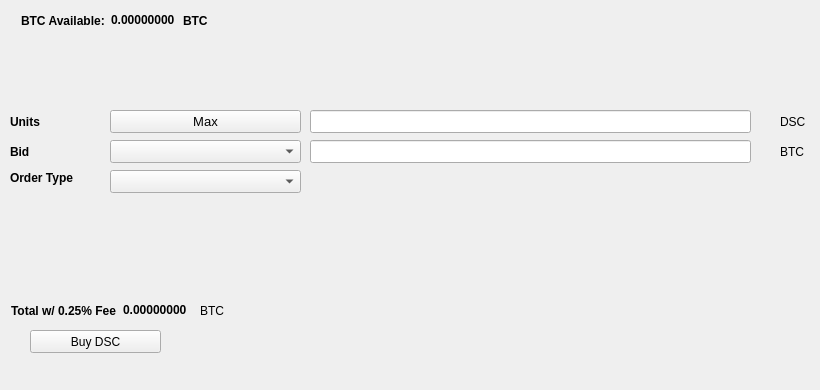
   <widget class="QWidget" name="BuyTab">
    <attribute name="title">
     <string>Buy</string>
    </attribute>
    <widget class="QPushButton" name="BuyDSC">
     <property name="geometry">
      <rect>
       <x>30</x>
       <y>330</y>
       <width>131</width>
       <height>23</height>
      </rect>
     </property>
     <property name="text">
      <string>Buy DSC</string>
     </property>
     <property name="icon">
      <iconset resource="../decentralshop.qrc">
       <normaloff>:/icons/bitcoin</normaloff>:/icons/bitcoin</iconset>
     </property>
    </widget>
    <widget class="QLabel" name="label_3">
     <property name="geometry">
      <rect>
       <x>10</x>
       <y>110</y>
       <width>46</width>
       <height>23</height>
      </rect>
     </property>
     <property name="font">
      <font>
       <weight>75</weight>
       <bold>true</bold>
      </font>
     </property>
     <property name="text">
      <string>Units</string>
     </property>
    </widget>
    <widget class="QLineEdit" name="UnitsInput">
     <property name="geometry">
      <rect>
       <x>310</x>
       <y>110</y>
       <width>441</width>
       <height>23</height>
      </rect>
     </property>
     <property name="font">
      <font>
       <pointsize>9</pointsize>
       <weight>75</weight>
       <bold>true</bold>
      </font>
     </property>
    </widget>
    <widget class="QLineEdit" name="BuyBidPriceEdit">
     <property name="geometry">
      <rect>
       <x>310</x>
       <y>140</y>
       <width>441</width>
       <height>23</height>
      </rect>
     </property>
     <property name="font">
      <font>
       <pointsize>9</pointsize>
       <weight>75</weight>
       <bold>true</bold>
      </font>
     </property>
    </widget>
    <widget class="QLabel" name="label_4">
     <property name="geometry">
      <rect>
       <x>780</x>
       <y>110</y>
       <width>31</width>
       <height>23</height>
      </rect>
     </property>
     <property name="text">
      <string>DSC</string>
     </property>
    </widget>
    <widget class="QLabel" name="label_5">
     <property name="geometry">
      <rect>
       <x>780</x>
       <y>140</y>
       <width>31</width>
       <height>23</height>
      </rect>
     </property>
     <property name="text">
      <string>BTC</string>
     </property>
    </widget>
    <widget class="QLabel" name="label_6">
     <property name="geometry">
      <rect>
       <x>10</x>
       <y>140</y>
       <width>46</width>
       <height>23</height>
      </rect>
     </property>
     <property name="font">
      <font>
       <weight>75</weight>
       <bold>true</bold>
      </font>
     </property>
     <property name="text">
      <string>Bid</string>
     </property>
    </widget>
    <widget class="QLabel" name="label_7">
     <property name="geometry">
      <rect>
       <x>10</x>
       <y>170</y>
       <width>91</width>
       <height>16</height>
      </rect>
     </property>
     <property name="font">
      <font>
       <weight>75</weight>
       <bold>true</bold>
      </font>
     </property>
     <property name="text">
      <string>Order Type</string>
     </property>
    </widget>
    <widget class="QPushButton" name="Buy_Max_Amount">
     <property name="geometry">
      <rect>
       <x>110</x>
       <y>110</y>
       <width>191</width>
       <height>23</height>
      </rect>
     </property>
     <property name="font">
      <font>
       <pointsize>10</pointsize>
      </font>
     </property>
     <property name="text">
      <string>Max</string>
     </property>
    </widget>
    <widget class="QComboBox" name="BuyBidcomboBox">
     <property name="geometry">
      <rect>
       <x>110</x>
       <y>140</y>
       <width>191</width>
       <height>23</height>
      </rect>
     </property>
     <property name="font">
      <font>
       <pointsize>10</pointsize>
      </font>
     </property>
    </widget>
    <widget class="QComboBox" name="buyOrdertypeCombo">
     <property name="geometry">
      <rect>
       <x>110</x>
       <y>170</y>
       <width>191</width>
       <height>23</height>
      </rect>
     </property>
     <property name="font">
      <font>
       <pointsize>10</pointsize>
      </font>
     </property>
    </widget>
    <widget class="QWidget" name="layoutWidget1">
     <property name="geometry">
      <rect>
       <x>21</x>
       <y>11</y>
       <width>227</width>
       <height>19</height>
      </rect>
     </property>
     <layout class="QHBoxLayout" name="horizontalLayout_3">
      <item>
       <widget class="QLabel" name="label232">
        <property name="font">
         <font>
          <weight>75</weight>
          <bold>true</bold>
         </font>
        </property>
        <property name="text">
         <string>BTC Available:</string>
        </property>
       </widget>
      </item>
      <item>
       <widget class="QLabel" name="BtcAvailableLbl">
        <property name="palette">
         <palette>
          <active>
           <colorrole role="WindowText">
            <brush brushstyle="SolidPattern">
             <color alpha="255">
              <red>0</red>
              <green>0</green>
              <blue>0</blue>
             </color>
            </brush>
           </colorrole>
           <colorrole role="Button">
            <brush brushstyle="SolidPattern">
             <color alpha="255">
              <red>0</red>
              <green>170</green>
              <blue>0</blue>
             </color>
            </brush>
           </colorrole>
           <colorrole role="Light">
            <brush brushstyle="SolidPattern">
             <color alpha="255">
              <red>0</red>
              <green>255</green>
              <blue>0</blue>
             </color>
            </brush>
           </colorrole>
           <colorrole role="Midlight">
            <brush brushstyle="SolidPattern">
             <color alpha="255">
              <red>0</red>
              <green>212</green>
              <blue>0</blue>
             </color>
            </brush>
           </colorrole>
           <colorrole role="Dark">
            <brush brushstyle="SolidPattern">
             <color alpha="255">
              <red>0</red>
              <green>85</green>
              <blue>0</blue>
             </color>
            </brush>
           </colorrole>
           <colorrole role="Mid">
            <brush brushstyle="SolidPattern">
             <color alpha="255">
              <red>0</red>
              <green>113</green>
              <blue>0</blue>
             </color>
            </brush>
           </colorrole>
           <colorrole role="Text">
            <brush brushstyle="SolidPattern">
             <color alpha="255">
              <red>0</red>
              <green>170</green>
              <blue>0</blue>
             </color>
            </brush>
           </colorrole>
           <colorrole role="BrightText">
            <brush brushstyle="SolidPattern">
             <color alpha="255">
              <red>255</red>
              <green>255</green>
              <blue>255</blue>
             </color>
            </brush>
           </colorrole>
           <colorrole role="ButtonText">
            <brush brushstyle="SolidPattern">
             <color alpha="255">
              <red>0</red>
              <green>0</green>
              <blue>0</blue>
             </color>
            </brush>
           </colorrole>
           <colorrole role="Base">
            <brush brushstyle="SolidPattern">
             <color alpha="255">
              <red>255</red>
              <green>255</green>
              <blue>255</blue>
             </color>
            </brush>
           </colorrole>
           <colorrole role="Window">
            <brush brushstyle="SolidPattern">
             <color alpha="255">
              <red>0</red>
              <green>170</green>
              <blue>0</blue>
             </color>
            </brush>
           </colorrole>
           <colorrole role="Shadow">
            <brush brushstyle="SolidPattern">
             <color alpha="255">
              <red>0</red>
              <green>0</green>
              <blue>0</blue>
             </color>
            </brush>
           </colorrole>
           <colorrole role="AlternateBase">
            <brush brushstyle="SolidPattern">
             <color alpha="255">
              <red>127</red>
              <green>212</green>
              <blue>127</blue>
             </color>
            </brush>
           </colorrole>
           <colorrole role="ToolTipBase">
            <brush brushstyle="SolidPattern">
             <color alpha="255">
              <red>255</red>
              <green>255</green>
              <blue>220</blue>
             </color>
            </brush>
           </colorrole>
           <colorrole role="ToolTipText">
            <brush brushstyle="SolidPattern">
             <color alpha="255">
              <red>0</red>
              <green>0</green>
              <blue>0</blue>
             </color>
            </brush>
           </colorrole>
          </active>
          <inactive>
           <colorrole role="WindowText">
            <brush brushstyle="SolidPattern">
             <color alpha="255">
              <red>0</red>
              <green>0</green>
              <blue>0</blue>
             </color>
            </brush>
           </colorrole>
           <colorrole role="Button">
            <brush brushstyle="SolidPattern">
             <color alpha="255">
              <red>0</red>
              <green>170</green>
              <blue>0</blue>
             </color>
            </brush>
           </colorrole>
           <colorrole role="Light">
            <brush brushstyle="SolidPattern">
             <color alpha="255">
              <red>0</red>
              <green>255</green>
              <blue>0</blue>
             </color>
            </brush>
           </colorrole>
           <colorrole role="Midlight">
            <brush brushstyle="SolidPattern">
             <color alpha="255">
              <red>0</red>
              <green>212</green>
              <blue>0</blue>
             </color>
            </brush>
           </colorrole>
           <colorrole role="Dark">
            <brush brushstyle="SolidPattern">
             <color alpha="255">
              <red>0</red>
              <green>85</green>
              <blue>0</blue>
             </color>
            </brush>
           </colorrole>
           <colorrole role="Mid">
            <brush brushstyle="SolidPattern">
             <color alpha="255">
              <red>0</red>
              <green>113</green>
              <blue>0</blue>
             </color>
            </brush>
           </colorrole>
           <colorrole role="Text">
            <brush brushstyle="SolidPattern">
             <color alpha="255">
              <red>0</red>
              <green>170</green>
              <blue>0</blue>
             </color>
            </brush>
           </colorrole>
           <colorrole role="BrightText">
            <brush brushstyle="SolidPattern">
             <color alpha="255">
              <red>255</red>
              <green>255</green>
              <blue>255</blue>
             </color>
            </brush>
           </colorrole>
           <colorrole role="ButtonText">
            <brush brushstyle="SolidPattern">
             <color alpha="255">
              <red>0</red>
              <green>0</green>
              <blue>0</blue>
             </color>
            </brush>
           </colorrole>
           <colorrole role="Base">
            <brush brushstyle="SolidPattern">
             <color alpha="255">
              <red>255</red>
              <green>255</green>
              <blue>255</blue>
             </color>
            </brush>
           </colorrole>
           <colorrole role="Window">
            <brush brushstyle="SolidPattern">
             <color alpha="255">
              <red>0</red>
              <green>170</green>
              <blue>0</blue>
             </color>
            </brush>
           </colorrole>
           <colorrole role="Shadow">
            <brush brushstyle="SolidPattern">
             <color alpha="255">
              <red>0</red>
              <green>0</green>
              <blue>0</blue>
             </color>
            </brush>
           </colorrole>
           <colorrole role="AlternateBase">
            <brush brushstyle="SolidPattern">
             <color alpha="255">
              <red>127</red>
              <green>212</green>
              <blue>127</blue>
             </color>
            </brush>
           </colorrole>
           <colorrole role="ToolTipBase">
            <brush brushstyle="SolidPattern">
             <color alpha="255">
              <red>255</red>
              <green>255</green>
              <blue>220</blue>
             </color>
            </brush>
           </colorrole>
           <colorrole role="ToolTipText">
            <brush brushstyle="SolidPattern">
             <color alpha="255">
              <red>0</red>
              <green>0</green>
              <blue>0</blue>
             </color>
            </brush>
           </colorrole>
          </inactive>
          <disabled>
           <colorrole role="WindowText">
            <brush brushstyle="SolidPattern">
             <color alpha="255">
              <red>0</red>
              <green>85</green>
              <blue>0</blue>
             </color>
            </brush>
           </colorrole>
           <colorrole role="Button">
            <brush brushstyle="SolidPattern">
             <color alpha="255">
              <red>0</red>
              <green>170</green>
              <blue>0</blue>
             </color>
            </brush>
           </colorrole>
           <colorrole role="Light">
            <brush brushstyle="SolidPattern">
             <color alpha="255">
              <red>0</red>
              <green>255</green>
              <blue>0</blue>
             </color>
            </brush>
           </colorrole>
           <colorrole role="Midlight">
            <brush brushstyle="SolidPattern">
             <color alpha="255">
              <red>0</red>
              <green>212</green>
              <blue>0</blue>
             </color>
            </brush>
           </colorrole>
           <colorrole role="Dark">
            <brush brushstyle="SolidPattern">
             <color alpha="255">
              <red>0</red>
              <green>85</green>
              <blue>0</blue>
             </color>
            </brush>
           </colorrole>
           <colorrole role="Mid">
            <brush brushstyle="SolidPattern">
             <color alpha="255">
              <red>0</red>
              <green>113</green>
              <blue>0</blue>
             </color>
            </brush>
           </colorrole>
           <colorrole role="Text">
            <brush brushstyle="SolidPattern">
             <color alpha="255">
              <red>0</red>
              <green>85</green>
              <blue>0</blue>
             </color>
            </brush>
           </colorrole>
           <colorrole role="BrightText">
            <brush brushstyle="SolidPattern">
             <color alpha="255">
              <red>255</red>
              <green>255</green>
              <blue>255</blue>
             </color>
            </brush>
           </colorrole>
           <colorrole role="ButtonText">
            <brush brushstyle="SolidPattern">
             <color alpha="255">
              <red>0</red>
              <green>85</green>
              <blue>0</blue>
             </color>
            </brush>
           </colorrole>
           <colorrole role="Base">
            <brush brushstyle="SolidPattern">
             <color alpha="255">
              <red>0</red>
              <green>170</green>
              <blue>0</blue>
             </color>
            </brush>
           </colorrole>
           <colorrole role="Window">
            <brush brushstyle="SolidPattern">
             <color alpha="255">
              <red>0</red>
              <green>170</green>
              <blue>0</blue>
             </color>
            </brush>
           </colorrole>
           <colorrole role="Shadow">
            <brush brushstyle="SolidPattern">
             <color alpha="255">
              <red>0</red>
              <green>0</green>
              <blue>0</blue>
             </color>
            </brush>
           </colorrole>
           <colorrole role="AlternateBase">
            <brush brushstyle="SolidPattern">
             <color alpha="255">
              <red>0</red>
              <green>170</green>
              <blue>0</blue>
             </color>
            </brush>
           </colorrole>
           <colorrole role="ToolTipBase">
            <brush brushstyle="SolidPattern">
             <color alpha="255">
              <red>255</red>
              <green>255</green>
              <blue>220</blue>
             </color>
            </brush>
           </colorrole>
           <colorrole role="ToolTipText">
            <brush brushstyle="SolidPattern">
             <color alpha="255">
              <red>0</red>
              <green>0</green>
              <blue>0</blue>
             </color>
            </brush>
           </colorrole>
          </disabled>
         </palette>
        </property>
        <property name="font">
         <font>
          <weight>75</weight>
          <bold>true</bold>
         </font>
        </property>
        <property name="text">
         <string>0.00000000</string>
        </property>
        <property name="textInteractionFlags">
         <set>Qt::LinksAccessibleByMouse|Qt::TextSelectableByKeyboard|Qt::TextSelectableByMouse</set>
        </property>
       </widget>
      </item>
      <item>
       <widget class="QLabel" name="BtcAvailableLbl_2">
        <property name="font">
         <font>
          <weight>75</weight>
          <bold>true</bold>
         </font>
        </property>
        <property name="text">
         <string>BTC</string>
        </property>
       </widget>
      </item>
     </layout>
    </widget>
    <widget class="QWidget" name="layoutWidge2">
     <property name="geometry">
      <rect>
       <x>11</x>
       <y>301</y>
       <width>259</width>
       <height>19</height>
      </rect>
     </property>
     <layout class="QHBoxLayout" name="horizontalLayout_4">
      <item>
       <widget class="QLabel" name="label_9">
        <property name="font">
         <font>
          <weight>75</weight>
          <bold>true</bold>
         </font>
        </property>
        <property name="text">
         <string>Total w/ 0.25% Fee</string>
        </property>
       </widget>
      </item>
      <item>
       <widget class="QLabel" name="BuyCostLabel">
        <property name="palette">
         <palette>
          <active>
           <colorrole role="WindowText">
            <brush brushstyle="SolidPattern">
             <color alpha="255">
              <red>0</red>
              <green>0</green>
              <blue>0</blue>
             </color>
            </brush>
           </colorrole>
           <colorrole role="Button">
            <brush brushstyle="SolidPattern">
             <color alpha="255">
              <red>0</red>
              <green>170</green>
              <blue>0</blue>
             </color>
            </brush>
           </colorrole>
           <colorrole role="Light">
            <brush brushstyle="SolidPattern">
             <color alpha="255">
              <red>0</red>
              <green>255</green>
              <blue>0</blue>
             </color>
            </brush>
           </colorrole>
           <colorrole role="Midlight">
            <brush brushstyle="SolidPattern">
             <color alpha="255">
              <red>0</red>
              <green>212</green>
              <blue>0</blue>
             </color>
            </brush>
           </colorrole>
           <colorrole role="Dark">
            <brush brushstyle="SolidPattern">
             <color alpha="255">
              <red>0</red>
              <green>85</green>
              <blue>0</blue>
             </color>
            </brush>
           </colorrole>
           <colorrole role="Mid">
            <brush brushstyle="SolidPattern">
             <color alpha="255">
              <red>0</red>
              <green>113</green>
              <blue>0</blue>
             </color>
            </brush>
           </colorrole>
           <colorrole role="Text">
            <brush brushstyle="SolidPattern">
             <color alpha="255">
              <red>0</red>
              <green>170</green>
              <blue>0</blue>
             </color>
            </brush>
           </colorrole>
           <colorrole role="BrightText">
            <brush brushstyle="SolidPattern">
             <color alpha="255">
              <red>255</red>
              <green>255</green>
              <blue>255</blue>
             </color>
            </brush>
           </colorrole>
           <colorrole role="ButtonText">
            <brush brushstyle="SolidPattern">
             <color alpha="255">
              <red>0</red>
              <green>0</green>
              <blue>0</blue>
             </color>
            </brush>
           </colorrole>
           <colorrole role="Base">
            <brush brushstyle="SolidPattern">
             <color alpha="255">
              <red>255</red>
              <green>255</green>
              <blue>255</blue>
             </color>
            </brush>
           </colorrole>
           <colorrole role="Window">
            <brush brushstyle="SolidPattern">
             <color alpha="255">
              <red>0</red>
              <green>170</green>
              <blue>0</blue>
             </color>
            </brush>
           </colorrole>
           <colorrole role="Shadow">
            <brush brushstyle="SolidPattern">
             <color alpha="255">
              <red>0</red>
              <green>0</green>
              <blue>0</blue>
             </color>
            </brush>
           </colorrole>
           <colorrole role="AlternateBase">
            <brush brushstyle="SolidPattern">
             <color alpha="255">
              <red>127</red>
              <green>212</green>
              <blue>127</blue>
             </color>
            </brush>
           </colorrole>
           <colorrole role="ToolTipBase">
            <brush brushstyle="SolidPattern">
             <color alpha="255">
              <red>255</red>
              <green>255</green>
              <blue>220</blue>
             </color>
            </brush>
           </colorrole>
           <colorrole role="ToolTipText">
            <brush brushstyle="SolidPattern">
             <color alpha="255">
              <red>0</red>
              <green>0</green>
              <blue>0</blue>
             </color>
            </brush>
           </colorrole>
          </active>
          <inactive>
           <colorrole role="WindowText">
            <brush brushstyle="SolidPattern">
             <color alpha="255">
              <red>0</red>
              <green>0</green>
              <blue>0</blue>
             </color>
            </brush>
           </colorrole>
           <colorrole role="Button">
            <brush brushstyle="SolidPattern">
             <color alpha="255">
              <red>0</red>
              <green>170</green>
              <blue>0</blue>
             </color>
            </brush>
           </colorrole>
           <colorrole role="Light">
            <brush brushstyle="SolidPattern">
             <color alpha="255">
              <red>0</red>
              <green>255</green>
              <blue>0</blue>
             </color>
            </brush>
           </colorrole>
           <colorrole role="Midlight">
            <brush brushstyle="SolidPattern">
             <color alpha="255">
              <red>0</red>
              <green>212</green>
              <blue>0</blue>
             </color>
            </brush>
           </colorrole>
           <colorrole role="Dark">
            <brush brushstyle="SolidPattern">
             <color alpha="255">
              <red>0</red>
              <green>85</green>
              <blue>0</blue>
             </color>
            </brush>
           </colorrole>
           <colorrole role="Mid">
            <brush brushstyle="SolidPattern">
             <color alpha="255">
              <red>0</red>
              <green>113</green>
              <blue>0</blue>
             </color>
            </brush>
           </colorrole>
           <colorrole role="Text">
            <brush brushstyle="SolidPattern">
             <color alpha="255">
              <red>0</red>
              <green>170</green>
              <blue>0</blue>
             </color>
            </brush>
           </colorrole>
           <colorrole role="BrightText">
            <brush brushstyle="SolidPattern">
             <color alpha="255">
              <red>255</red>
              <green>255</green>
              <blue>255</blue>
             </color>
            </brush>
           </colorrole>
           <colorrole role="ButtonText">
            <brush brushstyle="SolidPattern">
             <color alpha="255">
              <red>0</red>
              <green>0</green>
              <blue>0</blue>
             </color>
            </brush>
           </colorrole>
           <colorrole role="Base">
            <brush brushstyle="SolidPattern">
             <color alpha="255">
              <red>255</red>
              <green>255</green>
              <blue>255</blue>
             </color>
            </brush>
           </colorrole>
           <colorrole role="Window">
            <brush brushstyle="SolidPattern">
             <color alpha="255">
              <red>0</red>
              <green>170</green>
              <blue>0</blue>
             </color>
            </brush>
           </colorrole>
           <colorrole role="Shadow">
            <brush brushstyle="SolidPattern">
             <color alpha="255">
              <red>0</red>
              <green>0</green>
              <blue>0</blue>
             </color>
            </brush>
           </colorrole>
           <colorrole role="AlternateBase">
            <brush brushstyle="SolidPattern">
             <color alpha="255">
              <red>127</red>
              <green>212</green>
              <blue>127</blue>
             </color>
            </brush>
           </colorrole>
           <colorrole role="ToolTipBase">
            <brush brushstyle="SolidPattern">
             <color alpha="255">
              <red>255</red>
              <green>255</green>
              <blue>220</blue>
             </color>
            </brush>
           </colorrole>
           <colorrole role="ToolTipText">
            <brush brushstyle="SolidPattern">
             <color alpha="255">
              <red>0</red>
              <green>0</green>
              <blue>0</blue>
             </color>
            </brush>
           </colorrole>
          </inactive>
          <disabled>
           <colorrole role="WindowText">
            <brush brushstyle="SolidPattern">
             <color alpha="255">
              <red>0</red>
              <green>85</green>
              <blue>0</blue>
             </color>
            </brush>
           </colorrole>
           <colorrole role="Button">
            <brush brushstyle="SolidPattern">
             <color alpha="255">
              <red>0</red>
              <green>170</green>
              <blue>0</blue>
             </color>
            </brush>
           </colorrole>
           <colorrole role="Light">
            <brush brushstyle="SolidPattern">
             <color alpha="255">
              <red>0</red>
              <green>255</green>
              <blue>0</blue>
             </color>
            </brush>
           </colorrole>
           <colorrole role="Midlight">
            <brush brushstyle="SolidPattern">
             <color alpha="255">
              <red>0</red>
              <green>212</green>
              <blue>0</blue>
             </color>
            </brush>
           </colorrole>
           <colorrole role="Dark">
            <brush brushstyle="SolidPattern">
             <color alpha="255">
              <red>0</red>
              <green>85</green>
              <blue>0</blue>
             </color>
            </brush>
           </colorrole>
           <colorrole role="Mid">
            <brush brushstyle="SolidPattern">
             <color alpha="255">
              <red>0</red>
              <green>113</green>
              <blue>0</blue>
             </color>
            </brush>
           </colorrole>
           <colorrole role="Text">
            <brush brushstyle="SolidPattern">
             <color alpha="255">
              <red>0</red>
              <green>85</green>
              <blue>0</blue>
             </color>
            </brush>
           </colorrole>
           <colorrole role="BrightText">
            <brush brushstyle="SolidPattern">
             <color alpha="255">
              <red>255</red>
              <green>255</green>
              <blue>255</blue>
             </color>
            </brush>
           </colorrole>
           <colorrole role="ButtonText">
            <brush brushstyle="SolidPattern">
             <color alpha="255">
              <red>0</red>
              <green>85</green>
              <blue>0</blue>
             </color>
            </brush>
           </colorrole>
           <colorrole role="Base">
            <brush brushstyle="SolidPattern">
             <color alpha="255">
              <red>0</red>
              <green>170</green>
              <blue>0</blue>
             </color>
            </brush>
           </colorrole>
           <colorrole role="Window">
            <brush brushstyle="SolidPattern">
             <color alpha="255">
              <red>0</red>
              <green>170</green>
              <blue>0</blue>
             </color>
            </brush>
           </colorrole>
           <colorrole role="Shadow">
            <brush brushstyle="SolidPattern">
             <color alpha="255">
              <red>0</red>
              <green>0</green>
              <blue>0</blue>
             </color>
            </brush>
           </colorrole>
           <colorrole role="AlternateBase">
            <brush brushstyle="SolidPattern">
             <color alpha="255">
              <red>0</red>
              <green>170</green>
              <blue>0</blue>
             </color>
            </brush>
           </colorrole>
           <colorrole role="ToolTipBase">
            <brush brushstyle="SolidPattern">
             <color alpha="255">
              <red>255</red>
              <green>255</green>
              <blue>220</blue>
             </color>
            </brush>
           </colorrole>
           <colorrole role="ToolTipText">
            <brush brushstyle="SolidPattern">
             <color alpha="255">
              <red>0</red>
              <green>0</green>
              <blue>0</blue>
             </color>
            </brush>
           </colorrole>
          </disabled>
         </palette>
        </property>
        <property name="font">
         <font>
          <weight>75</weight>
          <bold>true</bold>
         </font>
        </property>
        <property name="autoFillBackground">
         <bool>false</bool>
        </property>
        <property name="text">
         <string>0.00000000</string>
        </property>
        <property name="textInteractionFlags">
         <set>Qt::LinksAccessibleByMouse|Qt::TextSelectableByMouse</set>
        </property>
       </widget>
      </item>
      <item>
       <widget class="QLabel" name="label_10">
        <property name="font">
         <font>
          <weight>50</weight>
          <bold>false</bold>
         </font>
        </property>
        <property name="text">
         <string>BTC</string>
        </property>
       </widget>
      </item>
     </layout>
    </widget>
    <widget class="QLabel" name="label_24">
     <property name="geometry">
      <rect>
       <x>460</x>
       <y>300</y>
       <width>281</width>
       <height>81</height>
      </rect>
     </property>
     <property name="text">
      <string/>
     </property>
     <property name="pixmap">
      <pixmap>:/images/bittrex</pixmap>
     </property>
    </widget>
   </widget>
